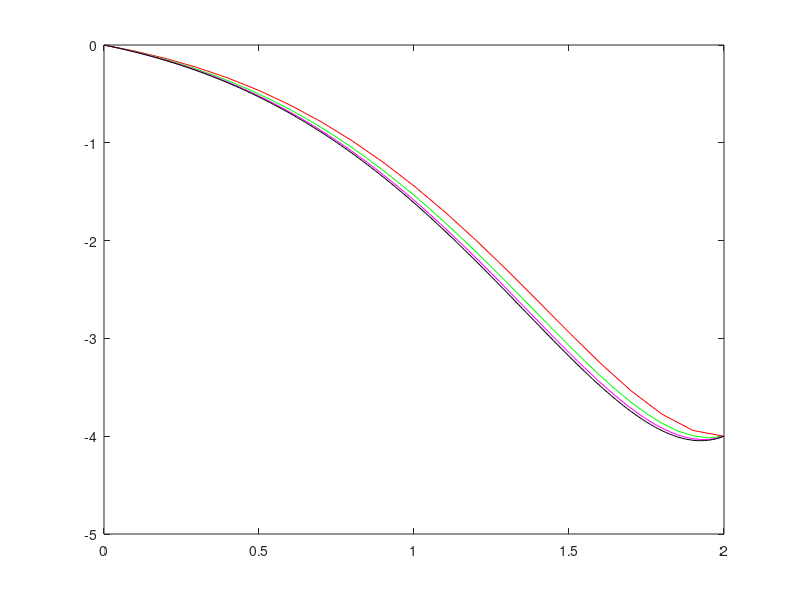
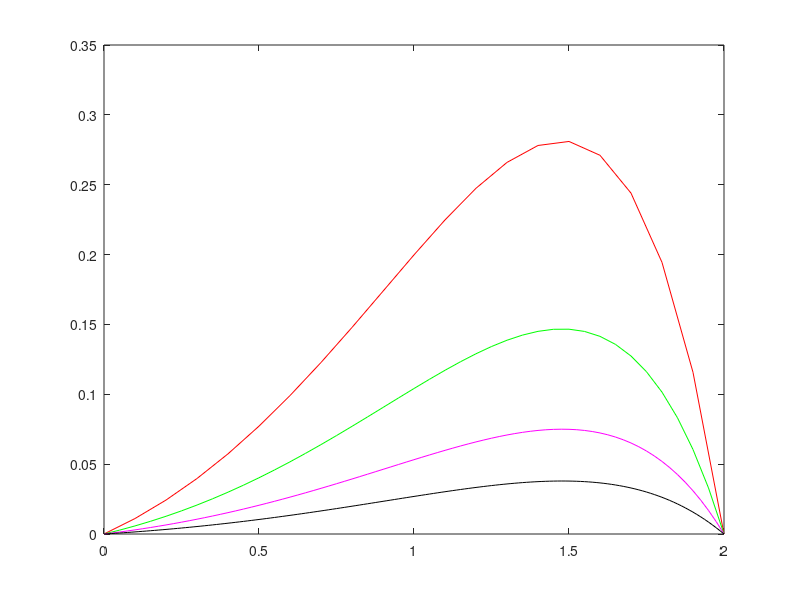

The MATLAB script that drew these images, in order:
% Finite Difference method for solving BVPs
% of the form y'' = p(x)y' + q(x)y + r(x), y in [a,b], y(a) = alpha, y(b) = beta
% currently with the system:
% p(x) = 2, q(x) = -1, r(x) = xe^x - x
% a = 0, b = 2, y(a) = 0, y(b) = -4.

clear
clc

p = @(x) 2;
q = @(x) -1;
r = @(x) x*exp(x) - x;
y = @(x) 1/6*x^3*exp(x) - 5/3*x*exp(x) + 2*exp(x) - x - 2;

a = 0;
b = 2;
alpha = 0;
beta = -4;

h1 = 0.1;
N1 = (b-a)/h1;
A1 = zeros(N1-1, N1-1);
x1 = linspace(a,b,N1+1);
p1 = zeros(1,N1+1);
q1 = zeros(1,N1+1);
r1 = zeros(1,N1+1);
rhs1 = zeros(N1-1,1);
for i = 1:N1+1
    p1(i) = p(x1(i));
    q1(i) = q(x1(i));
    r1(i) = r(x1(i));
end
for i = 1:N1-1
    rhs1(i) = h1^2*r1(i);
    if i == 1
        rhs1(i) = h1^2*r1(i)-(1+0.5*h1*p1(i))*alpha;
    end
    if i == N1-1
        rhs1(i) = h1^2*r1(i)-(1-0.5*h1*p1(i))*beta;
    end
    A1(i,i) = -(2+h1^2*q1(i));
    if i >= 2
        A1(i,i-1) = (1+0.5*h1*p1(i));
    end
    if i <= N1-2
        A1(i,i+1) = (1-0.5*h1*p1(i));
    end
end
w1 = A1\rhs1;
w1vals = [alpha;w1;beta];
e1 = zeros(1,N1+1);
for i = 1:N1+1
    e1(i) = abs(w1vals(i) - y(x1(i)));
end

h2 = 0.05;
N2 = (b-a)/h2;
A2 = zeros(N2-1, N2-1);
x2 = linspace(a,b,N2+1);
p2 = zeros(1,N2+1);
q2 = zeros(1,N2+1);
r2 = zeros(1,N2+1);
rhs2 = zeros(N2-1,1);
for i = 1:N2+1
    p2(i) = p(x2(i));
    q2(i) = q(x2(i));
    r2(i) = r(x2(i));
end
for i = 1:N2-1
    rhs2(i) = h2^2*r2(i);
    if i == 1
        rhs2(i) = h2^2*r2(i)-(1+0.5*h2*p2(i))*alpha;
    end
    if i == N2-1
        rhs2(i) = h2^2*r2(i)-(1-0.5*h2*p2(i))*beta;
    end
    A2(i,i) = -(2+h2^2*q2(i));
    if i >= 2
        A2(i,i-1) = (1+0.5*h2*p2(i));
    end
    if i <= N2-2
        A2(i,i+1) = (1-0.5*h2*p2(i));
    end
end
w2 = A2\rhs2;
w2vals = [alpha;w2;beta];
e2 = zeros(1,N2+1);
for i = 1:N2+1
    e2(i) = abs(w2vals(i) - y(x2(i)));
end

h3 = 0.025;
N3 = (b-a)/h3;
A3 = zeros(N3-1, N3-1);
x3 = linspace(a,b,N3+1);
p3 = zeros(1,N3+1);
q3 = zeros(1,N3+1);
r3 = zeros(1,N3+1);
rhs3 = zeros(N3-1,1);
for i = 1:N3+1
    p3(i) = p(x3(i));
    q3(i) = q(x3(i));
    r3(i) = r(x3(i));
end
for i = 1:N3-1
    rhs3(i) = h3^2*r3(i);
    if i == 1
        rhs3(i) = h3^2*r3(i)-(1+0.5*h3*p3(i))*alpha;
    end
    if i == N3-1
        rhs3(i) = h3^2*r3(i)-(1-0.5*h3*p3(i))*beta;
    end
    A3(i,i) = -(2+h3^2*q3(i));
    if i >= 2
        A3(i,i-1) = (1+0.5*h3*p3(i));
    end
    if i <= N3-2
        A3(i,i+1) = (1-0.5*h3*p3(i));
    end
end
w3 = A3\rhs3;
w3vals = [alpha;w3;beta];
e3 = zeros(1,N3+1);
for i = 1:N3+1
    e3(i) = abs(w3vals(i) - y(x3(i)));
end

h4 = 0.0125;
N4 = (b-a)/h4;
A4 = zeros(N4-1, N4-1);
x4 = linspace(a,b,N4+1);
p4 = zeros(1,N4+1);
q4 = zeros(1,N4+1);
r4 = zeros(1,N4+1);
rhs4 = zeros(N4-1,1);
for i = 1:N4+1
    p4(i) = p(x4(i));
    q4(i) = q(x4(i));
    r4(i) = r(x4(i));
end
for i = 1:N4-1
    rhs4(i) = h4^2*r4(i);
    if i == 1
        rhs4(i) = h4^2*r4(i)-(1+0.5*h4*p4(i))*alpha;
    end
    if i == N4-1
        rhs4(i) = h4^2*r4(i)-(1-0.5*h4*p4(i))*beta;
    end
    A4(i,i) = -(2+h4^2*q4(i));
    if i >= 2
        A4(i,i-1) = (1+0.5*h4*p4(i));
    end
    if i <= N4-2
        A4(i,i+1) = (1-0.5*h4*p4(i));
    end
end
w4 = A4\rhs4;
w4vals = [alpha;w4;beta];
e4 = zeros(1,N4+1);
for i = 1:N4+1
    e4(i) = abs(w4vals(i) - y(x4(i)));
end

figure(1)
plot(x1,w1vals,'r',x2,w2vals,'g',x3,w3vals,'m',x4,w4vals,'k')

figure(2)
plot(x1,e1,'r',x2,e2,'g',x3,e3,'m',x4,e4,'k')

l1 = h1*sum(e1)
l2 = h2*sum(e2)
l3 = h3*sum(e3)
l4 = h4*sum(e4)

j1 = (h1^0.5)*sum(e1.^2)^0.5
j2 = (h2^0.5)*sum(e2.^2)^0.5
j3 = (h3^0.5)*sum(e3.^2)^0.5
j4 = (h4^0.5)*sum(e4.^2)^0.5

o2 = log(l1/l2)/log(2)
o3 = log(l2/l3)/log(2)
o4 = log(l3/l4)/log(2)

s2 = log(j1/j2)/log(2)
s3 = log(j2/j3)/log(2)
s4 = log(j3/j4)/log(2)


